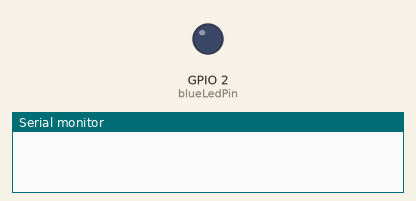
A sketch run on a simulated ESP32. On the bench: output pins drawn as LEDs (lit = HIGH), the last lines printed to the serial monitor. WiFi joins after 1.5 s; servers stay silent unless stated; no MQTT or app messages arrive unless stated; pins used as bus, display or sensor lines are not drawn.

Above: at 0.1 s.
At 2.7 s:
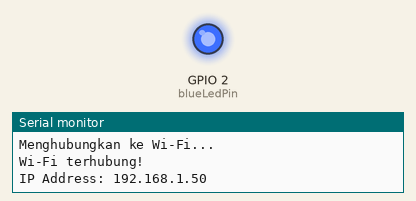
Timing chart, 0 to 4.4 s (numbered marks = the images above):
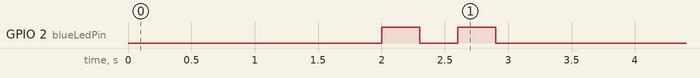

The sketch:

sensor.ino
```cpp
#include <Wire.h>
#include "INA226.h"
#include <ModbusMaster.h>
#include <WiFi.h>
#include <PubSubClient.h>
#include <ArduinoJson.h>

const char* ssid = "";
const char* password = "";

const char* mqttServer = ""; // IP Windows
const int mqttPort = 1883;

// Membuat objek WiFiClient dan PubSubClient
WiFiClient espClient;
PubSubClient client(espClient);

// Inisialisasi INA226 dengan alamat 0x40
INA226 ina(0x40, &Wire);

// Inisialisasi objek ModbusMaster untuk PZEM-004T
ModbusMaster node;

// Tegangan penuh dan tegangan rendah untuk LiFePO4 12V
const float FULL_VOLTAGE = 13.90;  // Tegangan penuh dalam volt (resting)
const float LOW_VOLTAGE = 11.0;   // Tegangan rendah dalam volt (cut-off)
const float VOLTAGE_CALIBRATION_FACTOR = 0.9752;  // Faktor kalibrasi (contoh: 1.03 untuk menaikkan hasil)

// Ubah sesuai GPIO ESP32 yang kamu pakai
#define RXD2 16  // GPIO untuk RX
#define TXD2 17  // GPIO untuk TX
#define blueLedPin 2

// Fungsi untuk reset I2C bus manual (bit-banging)
// Pastikan gunakan pin default SDA=21, SCL=22. Ubah kalau beda.
void resetI2CBus() {
  pinMode(21, OUTPUT);  // SDA
  pinMode(22, OUTPUT);  // SCL

  for (int i = 0; i < 9; i++) {
    digitalWrite(22, LOW);  // Clock low
    delayMicroseconds(5);
    digitalWrite(22, HIGH); // Clock high
    delayMicroseconds(5);
  }

  // STOP condition
  digitalWrite(21, LOW);  // SDA low
  delayMicroseconds(5);
  digitalWrite(22, HIGH); // SCL high
  delayMicroseconds(5);
  digitalWrite(21, HIGH); // SDA high
}

// Inisialisasi INA226 dengan retry jika gagal
bool initINA226WithRetry(int attempts) {
  for (int i = 0; i < attempts; i++) {
    Serial.print("Percobaan deteksi INA226 ke-");
    Serial.println(i + 1);

    if (ina.begin()) {
      Serial.println("INA226 berhasil dideteksi!");
      return true;
    }

    Serial.println("Gagal. Mereset I2C dan mencoba ulang...");
    resetI2CBus();
    Wire.begin();
    delay(500);
  }

  return false;
}

// Scanner I2C untuk bantu debug
void scanI2CDevices() {
  byte error, address;
  int nDevices = 0;

  Serial.println("📡 Memindai perangkat I2C...");
  for (address = 1; address < 127; address++) {
    Wire.beginTransmission(address);
    error = Wire.endTransmission();

    if (error == 0) {
      Serial.print("Perangkat ditemukan di alamat 0x");
      Serial.println(address, HEX);
      nDevices++;
    }
  }

  if (nDevices == 0) {
    Serial.println("Tidak ada perangkat I2C ditemukan!");
  }
}

void setup() {
  Serial.begin(115200);

  pinMode(blueLedPin, OUTPUT);
  digitalWrite(blueLedPin, LOW); // pastikan mati awalnya

  // Menghubungkan ke Wi-Fi
  WiFi.begin(ssid, password);
  while (WiFi.status() != WL_CONNECTED) {
    delay(1000);
    Serial.println("Menghubungkan ke Wi-Fi...");
  }
  Serial.println("Wi-Fi terhubung!");
  Serial.print("IP Address: ");
  Serial.println(WiFi.localIP());

  blinkBlueLed(2, 300);  // Kedip LED setelah konek

  // MQTT
  client.setServer(mqttServer, mqttPort);

  // Reset I2C manual
  resetI2CBus();
  delay(100);
  Wire.begin();      // SDA/SCL default
  delay(200);        // Delay untuk stabilisasi

  // Deteksi INA226 dengan retry
  bool inaReady = initINA226WithRetry(5); // Ganti bagian ini
  if (!inaReady) {
    Serial.println("INA226 gagal dideteksi setelah 5 percobaan.");
    scanI2CDevices(); // Tambahan untuk bantu debug
    // Jika mau lanjut tanpa INA, lanjutkan saja
    // Jika mau stop program: while (1);
  } else {
    // Kalibrasi hanya jika berhasil deteksi
    ina.setMaxCurrentShunt(20.0, 0.0015);
  }

  // Inisialisasi sensor PZEM-004T
  Serial2.begin(9600, SERIAL_8N1, RXD2, TXD2); // Baudrate + pin
  node.begin(1, Serial2); // ID default PZEM v3.0
  Serial.println("Membaca data daya dari PZEM-004T v3.0");
}

int loopCounter = 0;
int zeroCounter = 0;
float lastSentLoadPower = -1.0; // untuk deteksi perubahan nilai
float lastSentBatteryPercentage = -1.0;

void loop() {
  if (!client.connected()) {
    reconnect();
  }
  client.loop();

  float batteryPercentage = 0.0;
  float loadPower = 0.0;
  float calibratedVoltage = 0.0;
  float rawLoadPower = -1.0;  // akan dipaksa 0 jika gagal baca PZEM
  bool pzemReadSuccess = false;

  // === BACA DATA INA226 (baterai) ===
  if (ina.isConversionReady()) {
    float voltage = ina.getBusVoltage();
    float current = ina.getCurrent();
    float power = ina.getPower();

    calibratedVoltage = voltage * VOLTAGE_CALIBRATION_FACTOR;
    batteryPercentage = calculateBatteryPercentage(calibratedVoltage);
    batteryPercentage = roundTo2Decimal(batteryPercentage);
  }

  // === BACA DATA PZEM004T (load) ===
  uint8_t result = node.readInputRegisters(0x0000, 10);
  if (result == node.ku8MBSuccess) {
    float pzemVoltage = node.getResponseBuffer(0) / 10.0;
    float pzemCurrent = node.getResponseBuffer(1) / 100.0;
    uint32_t power_raw = ((uint32_t)node.getResponseBuffer(4) << 16) | node.getResponseBuffer(3);
    rawLoadPower = power_raw * 0.10;
    rawLoadPower = roundTo2Decimal(rawLoadPower);
    pzemReadSuccess = true;

    Serial.println("==============================");
    Serial.print("Tegangan Baterai     : "); Serial.print(calibratedVoltage); Serial.println(" V");
    Serial.print("Persentase Baterai   : "); Serial.print(batteryPercentage); Serial.println(" %");
    Serial.print("Daya Beban (loadPower): "); Serial.print(rawLoadPower); Serial.println(" W");
    Serial.print("Arus PZEM             : "); Serial.print(pzemCurrent); Serial.println(" A");
    Serial.println("==============================\n");

  } else {
    // GAGAL BACA PZEM
    rawLoadPower = 0.0;  // Perlakukan sebagai 0
    Serial.print("Gagal baca data dari PZEM-004T. Kode error: ");
    Serial.println(result);
    Serial.println("[Simulasi 0] Daya dianggap 0 karena gagal baca.");
  }

  // === FILTER NILAI 0 & PENGIRIMAN ===
  bool loadReadSuccess = false;

  if (rawLoadPower < 1.0) {
    zeroCounter++;
    if (zeroCounter >= 2) {
      loadPower = 0.0;
      loadReadSuccess = true;
      zeroCounter = 0; // reset agar tidak spam 0
      Serial.println("[Valid 0] Dua kali terbaca 0 (termasuk error), kirim 0.");
    } else {
      loadPower = lastSentLoadPower;
      loadReadSuccess = false;
      Serial.println("[Noise 0] Baru sekali terbaca 0 (termasuk error), skip kirim.");
    }
  } else {
    // Nilai normal (> 1.0), selalu kirim
    loadPower = rawLoadPower;
    zeroCounter = 0;
    loadReadSuccess = true;
    Serial.print("[Normal] Kirim daya beban: ");
    Serial.println(loadPower);
  }

  // === KIRIM LOAD POWER JIKA VALID ===
  if (loadReadSuccess) {
    StaticJsonDocument<50> loadDoc;
    char loadBuffer[50];

    if (loadPower > 500.0) {
      Serial.print("[Filter] loadPower terlalu besar (");
      Serial.print(loadPower);
      Serial.println(" W), dikirim sebagai 0.");
      loadPower = 0.0;
    }

    lastSentLoadPower = loadPower;

    loadDoc["load_power"] = loadPower;
    serializeJson(loadDoc, loadBuffer);
    client.publish("data/load_power", loadBuffer);
  }

  // === KIRIM BATTERY PERCENTAGE tiap 2 detik ===
  if (loopCounter % 2 == 0) {
    StaticJsonDocument<50> batteryDoc;
    char batteryBuffer[50];

    if (batteryPercentage <= 0.0) {
      Serial.println("[Battery] Terbaca 0%, kirim data sebelumnya.");
      batteryDoc["battery_percentage"] = (int)lastSentBatteryPercentage;
    } else {
      Serial.print("[Battery] Kirim nilai baru: ");
      Serial.println(batteryPercentage);
      batteryDoc["battery_percentage"] = (int)batteryPercentage;
      lastSentBatteryPercentage = batteryPercentage;
    }

    serializeJson(batteryDoc, batteryBuffer);
    client.publish("data/battery_percentage", batteryBuffer);
  }

  loopCounter++;
  delay(1000);  // delay 1 detik per loop
}

void reconnect() {
  // Coba untuk menghubungkan kembali ke broker MQTT
  while (!client.connected()) {
    Serial.print("Mencoba terhubung ke broker MQTT...");
    if (client.connect("ESP32Client")) {
      Serial.println("Terhubung ke broker MQTT!");
    } else {
      Serial.print("Gagal, mencoba lagi dalam 5 detik...");
      Serial.print("Status koneksi Wi-Fi: ");
      Serial.println(WiFi.status());
      delay(5000);
    }
  }
}
// Fungsi untuk menghitung persentase baterai
float calculateBatteryPercentage(float voltage) {
  if (voltage < LOW_VOLTAGE) return 0;
  if (voltage > FULL_VOLTAGE) return 100;
  return ((voltage - LOW_VOLTAGE) / (FULL_VOLTAGE - LOW_VOLTAGE)) * 100.0;
}

// Membulatkan float ke 2 angka dibelakang koma
float roundTo2Decimal(float val) {
  return round(val * 100.0) / 100.0;
}

// Fungsi tambahan untuk kedip LED biru
void blinkBlueLed(int times, int delayMs) {
  for (int i = 0; i < times; i++) {
    digitalWrite(blueLedPin, HIGH);
    delay(delayMs);
    digitalWrite(blueLedPin, LOW);
    delay(delayMs);
  }
}
```
